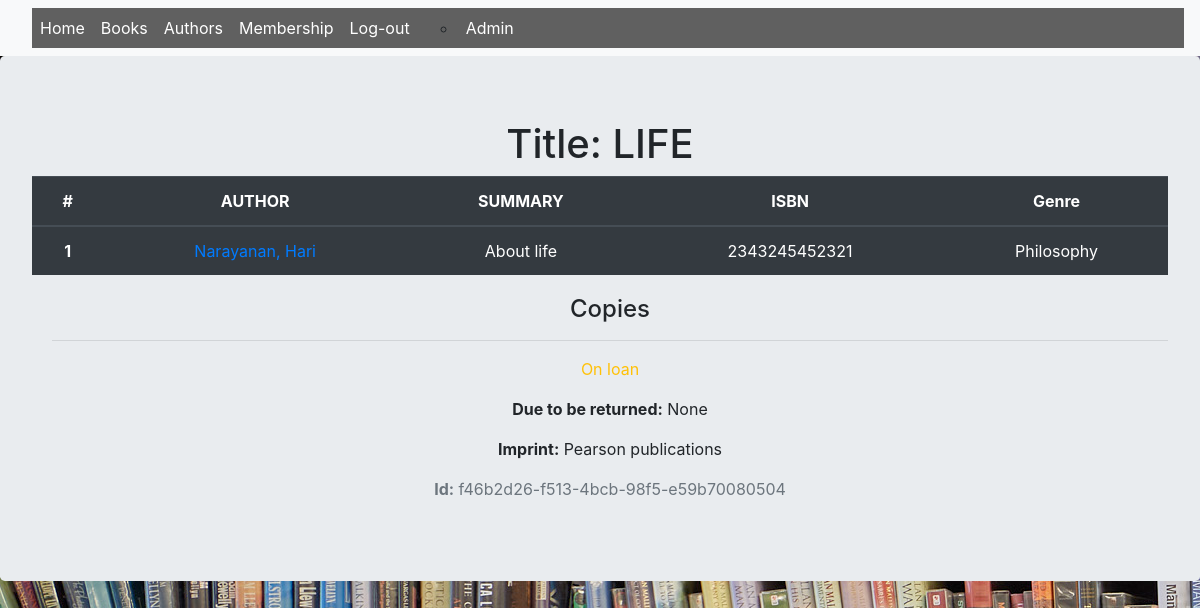
/catalog/book/1, run on the app's committed database.
### catalog/models.py (models this page shows, shortened)
class Book(models.Model):
    title = models.CharField(max_length=200)
    author = models.ForeignKey('Author', on_delete=models.SET_NULL, null=True)
    summary = models.TextField(max_length=1000, help_text="Enter a brief description of the book")
    isbn = models.CharField('ISBN',max_length=13, help_text='13 Character <a href="https://www.isbn-international.org/content/what-isbn">ISBN number</a>')
    genre = models.ManyToManyField(Genre, help_text="Select a genre for this book")

class Author(models.Model):
    first_name = models.CharField(max_length=100)
    last_name = models.CharField(max_length=100)
    date_of_birth = models.DateField(null=True, blank=True)
    class Meta:
        ordering = ["last_name","first_name"]
    def __str__(self):
        return '{0}, {1}'.format(self.last_name,self.first_name)

class Genre(models.Model):
    name = models.CharField(max_length=200, help_text="Enter a book genre (e.g. Science Fiction, French Poetry etc.)")
    def __str__(self):
        return self.name

class BookInstance(models.Model):
    id = models.UUIDField(primary_key=True, default=uuid.uuid4, help_text="Unique ID for this particular book across whole library")
    book = models.ForeignKey('Book', on_delete=models.SET_NULL, null=True)
    imprint = models.CharField(max_length=200)
    due_back = models.DateField(null=True, blank=True)
    borrower = models.ForeignKey(User, on_delete=models.SET_NULL, null=True, blank=True)
    LOAN_STATUS = (
        ('d', 'Maintenance'),
        ('o', 'On loan'),
        ('a', 'Available'),
        ('r', 'Reserved'),
    )
    status= models.CharField(max_length=1, choices=LOAN_STATUS, blank=True, default='d', help_text='Book availability')
    class Meta:
        ordering = ["due_back"]
        permissions = (("can_mark_returned", "Set book as returned"),)

### catalog/views.py (the view)
# urls.py: path('book/<int:pk>', views.BookDetailView.as_view(), name='book-detail'),
class BookDetailView(generic.DetailView):
    model = Book

### catalog/templates/catalog/book_detail.html (shortened to what this page needs)
{% extends "base_generic.html" %}
{% block content %}
<div class ="jumbotron">
<h1>Title: {{ book.title }}</h1>
<table class="table table-dark">
  <thead>
    <tr>
      <th scope="col">#</th>
      <th scope="col">AUTHOR</th>
        <th scope="col">SUMMARY</th>
      <th scope="col">ISBN</th>
        <th scope="col">Genre</th>
    </tr>
  </thead>
  <tbody>
    <tr>
      <th scope="row">1</th>
      <td><a href="{% url 'author-detail' book.author.pk %}">{{ book.author }}</a></td>
      <td> {{book.summary }}</td>
      <td> {{ book.isbn }}</td>
        <td> {% for genre in book.genre.all %} {{ genre }}{% if not forloop.last %} {% endif %}{% endfor %}</td>
    </tr>
  </tbody>
</table>
<div style="margin-left:20px;margin-top:20px">
<h4>Copies</h4>
{% for copy in book.bookinstance_set.all %}
<hr>
<p class="{% if copy.status == 'a' %}text-success{% elif copy.status == 'd' %}text-danger{% else %}text-warning{% endif %}">{{ copy.get_status_display }}</p>
{% if copy.status != 'a' %}<p><strong>Due to be returned:</strong> {{copy.due_back}}</p>{% endif %}
<p><strong>Imprint:</strong> {{copy.imprint}}</p>
<p class="text-muted"><strong>Id:</strong> {{copy.id}}</p>
{% endfor %}
</div>
    </div>
{% endblock %}

### data on the page
Book: title "LIFE", author "Narayanan, Hari", summary "About life", isbn "2343245452321"
Genre: name "Philosophy"
BookInstance: status "On loan", due_back "None", imprint "Pearson publications", id "f46b2d26-f513-4bcb-98f5-e59b70080504"
